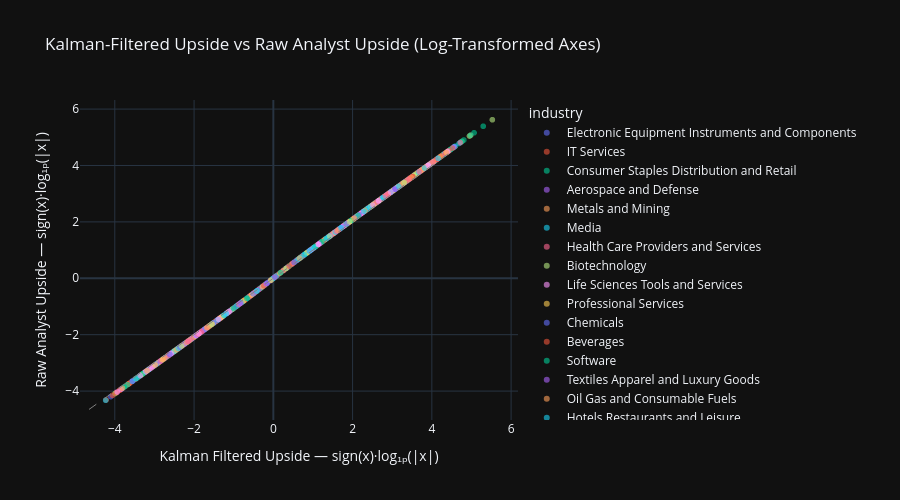

Notebook source saved alongside this figure:
### Markdown cell above
### 6.1 Kalman Filtered vs Original Upside

### Code cell
# Pre-compute the column on the full DataFrame
kal["raw_upside"] = (kal["original_target"] - kal["original_price"]) / kal["original_price"] * 100

# Sample AFTER the column exists
kal_sample = kal.sample(min(2000, len(kal)), random_state=42).copy()

# Apply signed log1p transform for axis-aligned visualization
kal_sample["filtered_upside_log"] = np.sign(kal_sample["filtered_upside"]) * np.log1p(
    np.abs(kal_sample["filtered_upside"]))
kal_sample["raw_upside_log"] = np.sign(kal_sample["raw_upside"]) * np.log1p(np.abs(kal_sample["raw_upside"]))

fig = px.scatter(
    kal_sample,
    x="filtered_upside_log",
    y="raw_upside_log",
    color="industry",
    hover_name="ticker",
    hover_data=["name", "kalman_estimate", "original_target", "original_price", "filtered_upside", "raw_upside"],
    title="Kalman-Filtered Upside vs Raw Analyst Upside (Log-Transformed Axes)",
    labels={
        "filtered_upside_log": "Kalman Filtered Upside — sign(x)·log₁ₚ(|x|)",
        "raw_upside_log": "Raw Analyst Upside — sign(x)·log₁ₚ(|x|)",
    },
    template=PLOTLY_TEMPLATE,
    height=500,
    opacity=0.6,
)

# Add diagonal reference line on the log-transformed scale
log_max = max(
    kal_sample["filtered_upside_log"].abs().quantile(0.99),
    kal_sample["raw_upside_log"].abs().quantile(0.99),
)
fig.add_shape(
    type="line", x0=-log_max, y0=-log_max, x1=log_max, y1=log_max,
    line=dict(color="gray", dash="dash", width=1),
)
fig.show()
